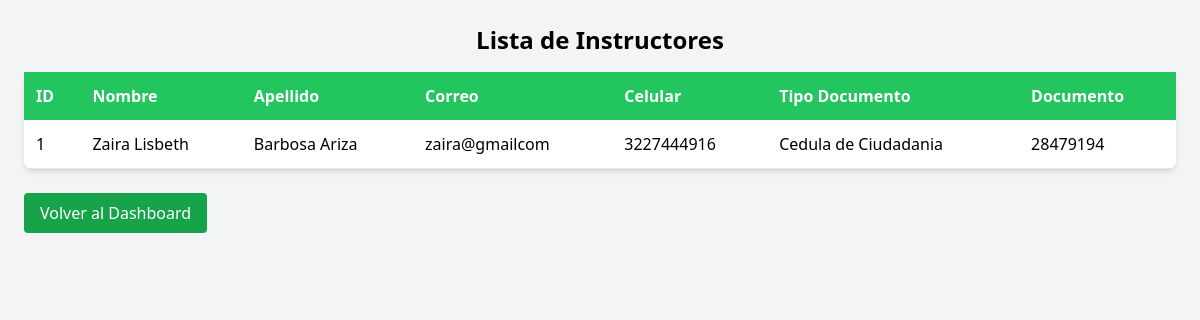
Screenshot of /coordinador/listar_instructores (signed in) with the database file from the repository.
### app/models/users.py (models this page shows, shortened)
class Instructor(db.Model, UserMixin):
    __tablename__ = 'instructor'
    id_instructor = db.Column(db.Integer, primary_key=True)
    nombre_instructor = db.Column(db.String(45), nullable=False)
    apellido_instructor = db.Column(db.String(45), nullable=False)
    correo_instructor = db.Column(db.String(100), nullable=False, unique=True)
    celular_instructor = db.Column(db.String(45), nullable=False)
    tipo_documento = db.Column(db.Enum('Cedula de Ciudadania','Cedula Extrangeria'), nullable=False)
    documento = db.Column(db.String(45), nullable=False, unique=True)
    password_instructor = db.Column(db.String(250), nullable=False)
    coordinador_id = db.Column(db.Integer, db.ForeignKey('coordinador.id_coordinador'), nullable=False)
    coordinador = db.relationship('Coordinador', back_populates='instructores')
    sede_id = db.Column(db.Integer, db.ForeignKey('sede.id_sede'))
    sede = db.relationship('Sede', backref='instructores')
    programas = db.relationship('Programa', back_populates='instructor_rel', lazy=True, cascade='all, delete-orphan')
    seguimientos = db.relationship('Seguimiento', back_populates='instructor_rel', lazy=True, cascade='all, delete-orphan')
    aprendices_rel = db.relationship('Aprendiz', back_populates='instructor', lazy=True)

### app/routes/coordinador_route.py (the view)
@bp.route('/listar_instructores')
@login_required
@coordinador_required
def listar_instructores():
    instructores = Instructor.query.filter_by(sede_id=current_user.sede_id).all()
    return render_template('coordinador/listar_instructores.html', instructores=instructores)

### app/__init__.py (called while the page is built)
@login_manager.user_loader
def load_user(user_id):
    from app.models.users import Aprendiz, Instructor, Coordinador, Administrador
    try:
        role, id = user_id.split("-")
        id = int(id)
    except (ValueError, AttributeError):
        return None
    if role == "aprendiz":
        return Aprendiz.query.get(id)
    elif role == "instructor":
        return Instructor.query.get(id)
    elif role == "coordinador":
        return Coordinador.query.get(id)
    elif role == "administrador":
        return Administrador.query.get(id)
    return None

### app/routes/coordinador_route.py (called while the page is built)
def coordinador_required(f):
    @wraps(f)
    def decorated_function(*args, **kwargs):
        if not current_user.is_authenticated or not hasattr(current_user, "id_coordinador"):
            flash("No tienes permisos para acceder a esta sección", "error")
            return redirect(url_for('coordinador_bp.login'))
        return f(*args, **kwargs)
    return decorated_function

### app/templates/coordinador/listar_instructores.html (shortened to what this page needs)
<!DOCTYPE html>
<html lang="es">
<head>
    <script src="https://cdn.tailwindcss.com"></script>
</head>
<body class="bg-gray-100 min-h-screen p-6">
<h2 class="text-2xl font-bold mb-4 text-center">Lista de Instructores</h2>
<table class="w-full bg-white rounded-lg shadow-md">
    <thead class="bg-green-500 text-white">
        <tr>
            <th class="p-3 text-left">ID</th>
            <th class="p-3 text-left">Nombre</th>
            <th class="p-3 text-left">Apellido</th>
            <th class="p-3 text-left">Correo</th>
            <th class="p-3 text-left">Celular</th>
            <th class="p-3 text-left">Tipo Documento</th>
            <th class="p-3 text-left">Documento</th>
        </tr>
    </thead>
    <tbody>
        {% for instructor in instructores %}
        <tr class="border-b hover:bg-gray-100">
            <td class="p-3">{{ instructor.id_instructor }}</td>
            <td class="p-3">{{ instructor.nombre_instructor }}</td>
            <td class="p-3">{{ instructor.apellido_instructor }}</td>
            <td class="p-3">{{ instructor.correo_instructor }}</td>
            <td class="p-3">{{ instructor.celular_instructor }}</td>
            <td class="p-3">{{ instructor.tipo_documento }}</td>
            <td class="p-3">{{ instructor.documento }}</td>
        </tr>
        {% endfor %}
    </tbody>
</table>
    <a href="{{ url_for('coordinador_bp.dashboard') }}"
       class="mt-6 inline-block px-4 py-2 bg-green-600 text-white rounded hover:bg-green-400">
       Volver al Dashboard
    </a>
</body>
</html>

### rows the page displays
Instructor: id_instructor "1", nombre_instructor "Zaira Lisbeth", apellido_instructor "Barbosa Ariza", correo_instructor "zaira@gmailcom", celular_instructor "3227444916", tipo_documento "Cedula de Ciudadania", documento "28479194"
